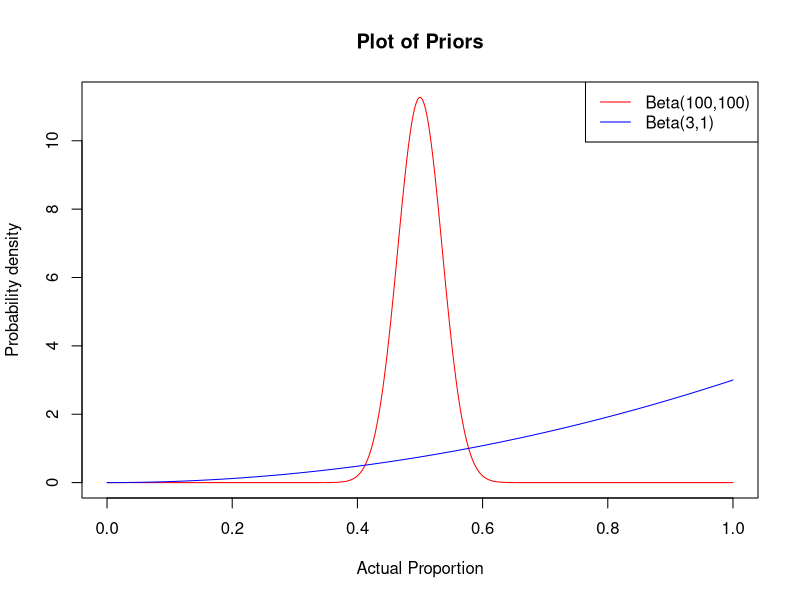

Write the R code that produced this figure. (Note: a time limit stopped this script after it produced the figure.)
## ---- chunk 1

balanced <- function( i, j, k, l, chooser_params ) {

    n <- i + j + k + l

    if (n%%2) {
        action <- sample(c(1,2), size=1)
    }
    else {
        if (i + j < k + l) {
            action <- 1
        } else {
            action <- 2
        }
    }

    return(action)
}


one_run <- function(n, chooser, chooser_params, alpha) {

    i <- 0
    j <- 0
    k <- 0
    l <- 0

    # set the true probability of success
    p.c <- rbeta( 1, prior.i, prior.j )
    p.n <- rbeta( 1, prior.k, prior.l )

    correctly_reject_nulls <- c()

    for (m in 1:n) {

        # use the chooser function to pick an action
        # in this case, it should return 1 or 2
        action <- chooser( i, j, k, l, chooser_params )
        if (length(action)!=1) {
            chooser_params <- action[2]
            action <- action[1]
        }

        if (action == 1) {

            # decide whether or not the treatment is a success
            sample <- rbinom(1, 1, p.c)

            if (sample == 1) {
                # success!
                i <- i + 1
            } else if (sample == 0) {
                # failure
                j <- j + 1
            }
        } else {
            
            # decide whether or not the treatment is a success
            sample <- rbinom(1, 1, p.n)

            if (sample == 1) {
                # success!
                k <- k + 1
            } else if (sample == 0) {
                # failure
                l <- l + 1
            }
        }

        xtab <- as.table(rbind(c(i, j), c(k, l)))
        dimnames(xtab) <- list(
            group = c("grp1", "grp2"),
            success = c("yes", "no")
        )


        null_rejected <- tryCatch(
            {
                test <- prop.test(xtab)
                test["p.value"] < alpha
            },
            error=function(cond) {
                FALSE
            }
        )
        if (is.na(null_rejected)) {
            null_rejected <- FALSE
        }
        # power is based on _correctly_ rejecting the null
        # we must ignore rejections where the sign is wrong
        p.c_hat <- i/(i+j)
        p.n_hat <- k/(k+l)
        incorrect_direction <- (p.c_hat > p.n_hat) != (p.c > p.n)
        correctly_reject_null <- null_rejected
        if (null_rejected & incorrect_direction) {
            correctly_reject_null <- FALSE
        }

        correctly_reject_nulls <- append(correctly_reject_nulls, correctly_reject_null)
    }

    return(correctly_reject_nulls)
}


simulator <- function(numb_of_sims, numb_of_patients, runner, chooser, chooser_params, alpha) {

    runs <- array(0, dim=numb_of_patients)
    props <- c()

    for (iter in 1:(numb_of_sims)) {
        
        correctly_reject_nulls <- runner(numb_of_patients, chooser, chooser_params, alpha)
        runs <- runs + (correctly_reject_nulls - runs)/(iter+1)
    }

    return(c(runs, props))
}


## ---- chunk 2
numb_of_sims <- 10000
numb_of_patients <- 300

prior.i <- 100
prior.j <- 100
prior.k <- 3
prior.l <- 1

power_threshold <- 0.8
alpha <- 0.05

## ---- chunk 3

png("priors.png", units = "in", width = 2, height = 2, res = 300)

x1 <- seq(0, 1, length=1000)
y1 <- dbeta(x1, prior.i, prior.j)
plot(x1, y1, type="l", col="red", main="Plot of Priors", ylab="Probability density", xlab="Actual Proportion")

x2 <- seq(0, 1, length=1000)
y2 <- dbeta(x1, prior.k, prior.l)
lines(x2, y2, col="blue")
#plot(x2, y2, type="l", col="blue", main="Plot of Prior of the Experimental Treatment", ylab="Probability density", xlab="Actual Proportion", width=5, hight=4)

#legend(x="topright", legend=c(paste0("Beta(",prior.i,",",prior.j,")")), lty=1, col=c("red"))
#legend(x="topright", legend=c(paste0("Beta(",prior.k,",",prior.l,")")), lty=1, col=c("blue"))
legend(x="topright", legend=c(paste0("Beta(",prior.i,",",prior.j,")"), paste0("Beta(",prior.k,",",prior.l,")")), lty=1, col=c("red", "blue"))

dev.off()

## ---- chunk 4

png("power_vs_sample_size.png", units = "in", width = 5, height = 4, res = 300)

y <- simulator(numb_of_sims, numb_of_patients, one_run, balanced, NA, alpha)
x <- 1:numb_of_patients
plot(x,y, ylim=c(0,1), ylab="Expected power",xlab="Sample size",main="Simulations of Optimal Sample Size")
abline(h=power_threshold)
optimal_sample_size <- sum(y < power_threshold); optimal_sample_size
abline(v=optimal_sample_size)

dev.off()

## ---- chunk 5

png("power_vs_sample_size.png", units = "in", width = 5, height = 4, res = 300)

plot(x,y, ylim=c(0,1), cex=0.5, ylab="Expected power",xlab="Sample size",main="Simulations of Optimal Sample Size")
abline(h=power_threshold)
optimal_sample_size <- sum(y < power_threshold); optimal_sample_size
abline(v=optimal_sample_size)



dev.off()
